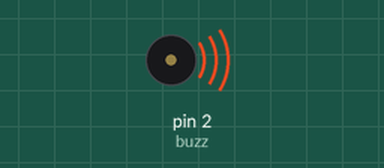
This sketch was run on a simulated Arduino Uno, built with avr-gcc and run on an emulated ATmega328P. Parts: buzzer (waves = sounding). Storage starts empty; the audio player accepts every command and is not drawn; what the sketch prints to the serial monitor is not drawn.

Above: at 0.1 s.
Timing chart, 0 to 1.8 s (numbered marks = the images above):
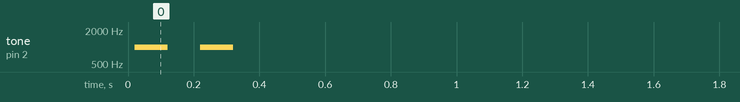

The sketch:

CardInfo.ino
```cpp
/*
  The circuit:
    SD card attached to SPI bus as follows:
 ** MOSI - pin 11 on Arduino Uno/Duemilanove/Diecimila
 ** MISO - pin 12 on Arduino Uno/Duemilanove/Diecimila
 ** CLK - pin 13 on Arduino Uno/Duemilanove/Diecimila
 ** CS - depends on your SD card shield or module.
 		Pin 4 used here for consistency with other Arduino examples
*/
// include the SD library:
#include <SPI.h>
#include <SD.h>
#include <TMRpcm.h>

TMRpcm tmrpcm;

const int SD_CS = 10;
const int buzz = 2;


void setup() {
  // Open serial communications and wait for port to open:
  Serial.begin(9600);
  while (!Serial) {
    ; // wait for serial port to connect. Needed for native USB port only
  }

  pinMode(buzz, OUTPUT);
  tmrpcm.speakerPin = 9;

  if(!SD.begin(SD_CS)) {
    Serial.println("SD card not found...");
    return 0;
  }
  else{
    for (int i = 0; i < 2; i++){ //Buzz Twice
      tone(buzz, 1000);
      delay(100);
      noTone(buzz);
      delay(100);
    }
    Serial.println("SD Card is OK!");
  }

  delay(100);
  tmrpcm.volume(5);
  tmrpcm.play("/nique.wav");


}

void loop(void) {
}
```
